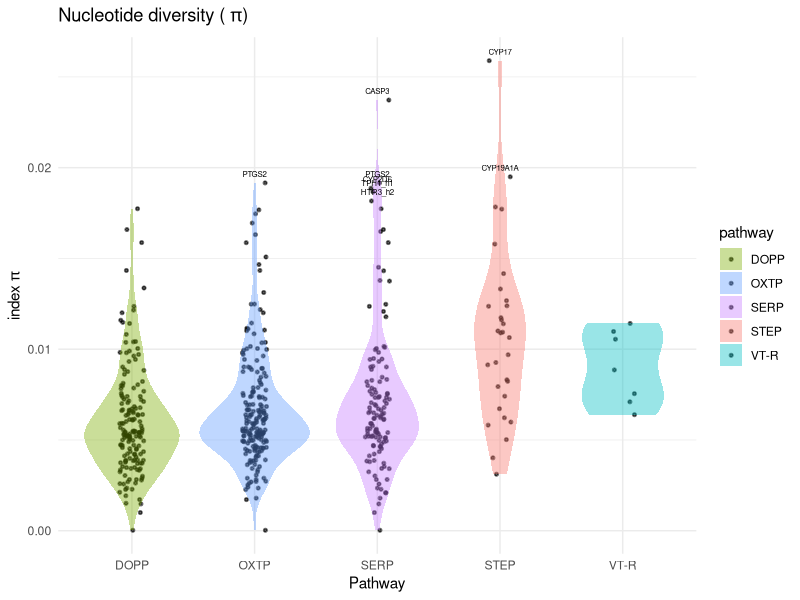
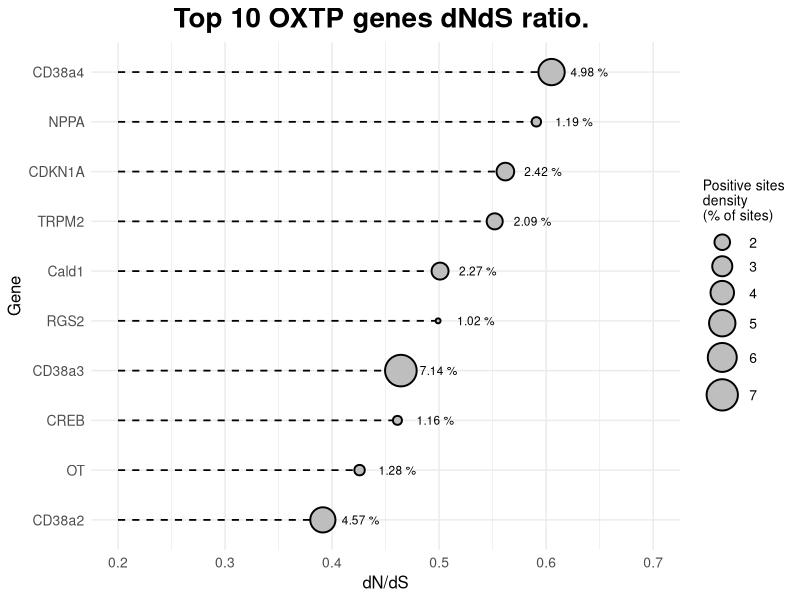
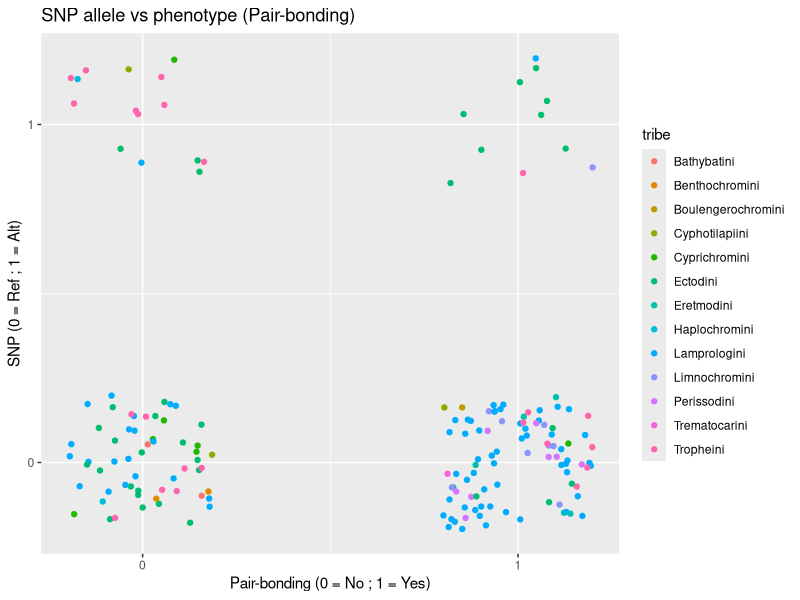

Reproduce these figures in R, in order.
## ---- chunk 1
knitr::opts_chunk$set(echo = TRUE)
## ---- chunk 2
pathways <- read.table(file = "datasets/dataset_overview_pathways.txt", sep = "\t", header = T, stringsAsFactors = T)
## ---- chunk 3
str(pathways)
## ---- chunk 4
summary(pathways)
## ---- chunk 5
library("ggplot2", verbose = F)
library("dplyr", verbose = F)
# Load data
pathgen <- read.csv("datasets/dataset_overview_genes.txt", sep = "\t", header = T)
# Select column to plot
colnames(pathgen)
column_pl <- "nucl_div"
# Group by pathway
pg_by_pway <- group_by(pathgen, pathway)
# Remove NAs for the column of interest
pg_na <- pg_by_pway[!(is.na(paste("dfg$", column_pl, sep = ""))), ]
# Violin plot variable
colors_pways <- c("STEP" = "#F8766D", "DOPP" = "#7CAE00", "VT-R" = "#00BFC4", "SERP" = "#C77CFF", "OXTP" = "#619CFF") # Assign a color to each pathway
plot_pi <- ggplot(pg_na, aes(x=pathway, y=nucl_div, fill=pathway)) +
  geom_point(aes(color=pathway), position=position_jitter(width=0.1), size=0.5, alpha=0.6, stroke = 0.9, color = "black") +
  scale_fill_manual(values = colors_pways, ) +
  scale_color_manual(values = colors_pways) +
  geom_violin(alpha = 0.4, color = "transparent")+
  geom_text(data = subset(pg_na, nucl_div > 0.018), aes(label = gene), vjust = -1, size = 2) + # Label filter points
  theme_minimal()+
  labs(x="Pathway", y="index"~pi*"")+
  ggtitle("Nucleotide diversity ("~pi*")")
# Display plot
plot_pi
# Summary statistics of each pathway
by(pg_na$nucl_div, pg_na$pathway, summary)
## ---- chunk 6
library("ggplot2", verbose = F)
library("dplyr", verbose = F)
df_top10 <- read.csv("datasets/oxtp_FEL_dNdS.txt", header = T, sep = "\t")
#Rename columns and select the ones required
colnames(df_top10) <- c("gene", "w", "pos_sites", "total_sites", "site_density")
df_top10_f <-df_top10[1:10,]
df_top10_f <- select(df_top10_f, c(gene, w, site_density))
df_top10_f$site_density <- round(df_top10_f$site_density, round(2)) # Round to 2 decimals

#Order by w value
df_s <- df_top10_f[order(df_top10_f$w, decreasing = T), ]
gene_order = c(df_s$gene)
df_top10_f$gene <- factor(df_top10_f$gene, levels = rev(gene_order))

#Plot
dNdS_top10 <- ggplot(df_top10_f, aes(x = gene, y = w)) +
  geom_segment(aes(x = gene, xend = gene, y = 0.2, yend = w), linetype=2, color = "black", linewidth = 0.6) +
  geom_point(aes(size = site_density), fill = "gray", color = "black", shape = 21, alpha = 1, stroke = 1) +
  geom_text(aes(label = paste(site_density, " %", sep = "")), size = 3, color = "black", hjust = -0.5) +
  scale_size(range = c(1, 10)) +
  labs(title = "Top 10 OXTP genes dNdS ratio. ",
       x = "Gene",
       y = "dN/dS",
       size = "Positive sites\ndensity\n(% of sites)") +
  ylim(0.2, 0.7) +
  theme_minimal() +
  theme(plot.title = element_text(hjust = 0.5, size = 20, face = "bold"),
        axis.title = element_text(size = 12),
        axis.text = element_text(size = 10),
        legend.title = element_text(size = 10),
        legend.text = element_text(size = 10)) + 
  coord_flip()

dNdS_top10
# Summary
summary(df_top10_f)
## ---- chunk 7
library("ggplot2", verbose = F)
library("dplyr", verbose = F)

df <- read.csv("datasets/EGFR_19907494_PB_BT.txt", sep = "\t")
df2 <- read.csv("datasets/spp-tribe.txt", sep = "\t")

colnames(df) <- c("spp", "PB", "SNP")

# Merge the 2 data frames to link species and tribes
df_final <- inner_join(df, df2, by="spp")

#Plot
SNP_vs_PB <- ggplot(df_final, aes(x = PB, y = SNP, color = tribe)) +
  geom_point(position=position_jitter(width=0.2, height = 0.2)) +
  scale_x_continuous(breaks = c(0, 1), limits = c(-0.2, 1.2)) +
  scale_y_continuous(breaks = c(0, 1), limits = c(-0.2, 1.2)) +
  labs(title = "SNP allele vs phenotype (Pair-bonding)",
       x = "Pair-bonding (0 = No ; 1 = Yes)",
       y = "SNP (0 = Ref ; 1 = Alt)")

SNP_vs_PB
